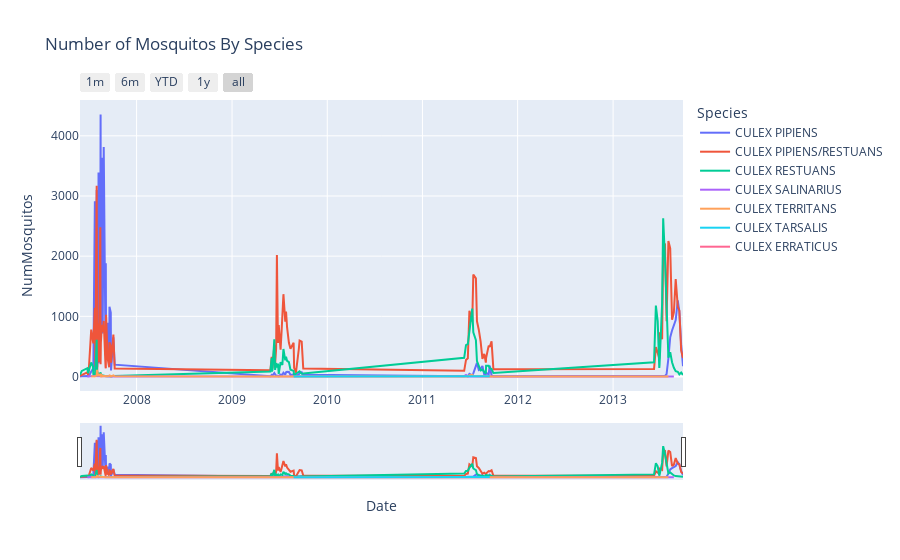

The notebook cell saved with this chart:
### Markdown cell above
Culex Pipiens/Restuans and Culex Pipiens are the most common species both in numbers and in association with presence of West Nile Virus.

### Code cell
# plot time series showing seasonality of number of mosquitos by species

mos_wnv_by_species =pd.DataFrame(train.groupby(['Date','Species'])[['NumMosquitos','WnvPresent']].sum()).reset_index()

fig = px.line(mos_wnv_by_species, x='Date', y='NumMosquitos',title='Number of Mosquitos By Species',color='Species')


fig.update_xaxes(
    rangeslider_visible=True,
    rangeselector=dict(
        buttons=list([
            dict(count=1, label="1m", step="month", stepmode="backward"),
            dict(count=6, label="6m", step="month", stepmode="backward"),
            dict(count=1, label="YTD", step="year", stepmode="todate"),
            dict(count=1, label="1y", step="year", stepmode="backward"),
            dict(step="all")
        ])
    )
)

fig.show()
